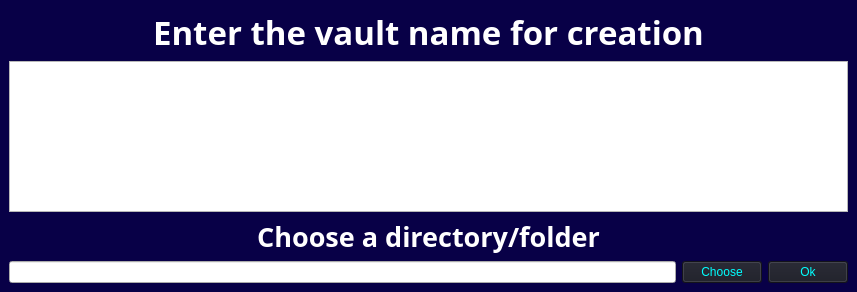
<?xml version="1.0" encoding="UTF-8"?>
<ui version="4.0">
 <class>AddVault</class>
 <widget class="QMainWindow" name="AddVault">
  <property name="geometry">
   <rect>
    <x>0</x>
    <y>0</y>
    <width>857</width>
    <height>292</height>
   </rect>
  </property>
  <property name="windowTitle">
   <string>MainWindow</string>
  </property>
  <property name="styleSheet">
   <string notr="true">QMainWindow {
    background-color: rgb(8, 0, 71);
    color: white
}

QLabel {
    color: white;
}

QPushButton {
    background-color: #1a1b25;
    color: cyan;
}

QPushButton:hover {
    background-color: #016064;
}</string>
  </property>
  <widget class="QWidget" name="centralwidget">
   <layout class="QGridLayout" name="gridLayout">
    <item row="0" column="0" colspan="3">
     <widget class="QLabel" name="label">
      <property name="font">
       <font>
        <family>Ubuntu Mono</family>
        <pointsize>25</pointsize>
        <bold>true</bold>
       </font>
      </property>
      <property name="text">
       <string>Enter the vault name for creation</string>
      </property>
      <property name="alignment">
       <set>Qt::AlignCenter</set>
      </property>
     </widget>
    </item>
    <item row="1" column="0" colspan="3">
     <widget class="QTextEdit" name="VaultNameInput"/>
    </item>
    <item row="2" column="0" colspan="3">
     <widget class="QLabel" name="label_2">
      <property name="font">
       <font>
        <family>Ubuntu Mono</family>
        <pointsize>20</pointsize>
        <bold>true</bold>
       </font>
      </property>
      <property name="text">
       <string>Choose a directory/folder</string>
      </property>
      <property name="alignment">
       <set>Qt::AlignCenter</set>
      </property>
     </widget>
    </item>
    <item row="3" column="0">
     <widget class="QLineEdit" name="filename">
      <property name="text">
       <string/>
      </property>
     </widget>
    </item>
    <item row="3" column="1">
     <widget class="QPushButton" name="ChooseButton">
      <property name="text">
       <string>Choose</string>
      </property>
     </widget>
    </item>
    <item row="3" column="2">
     <widget class="QPushButton" name="OkButton">
      <property name="text">
       <string>Ok</string>
      </property>
     </widget>
    </item>
   </layout>
  </widget>
 </widget>
 <resources/>
 <connections/>
</ui>
